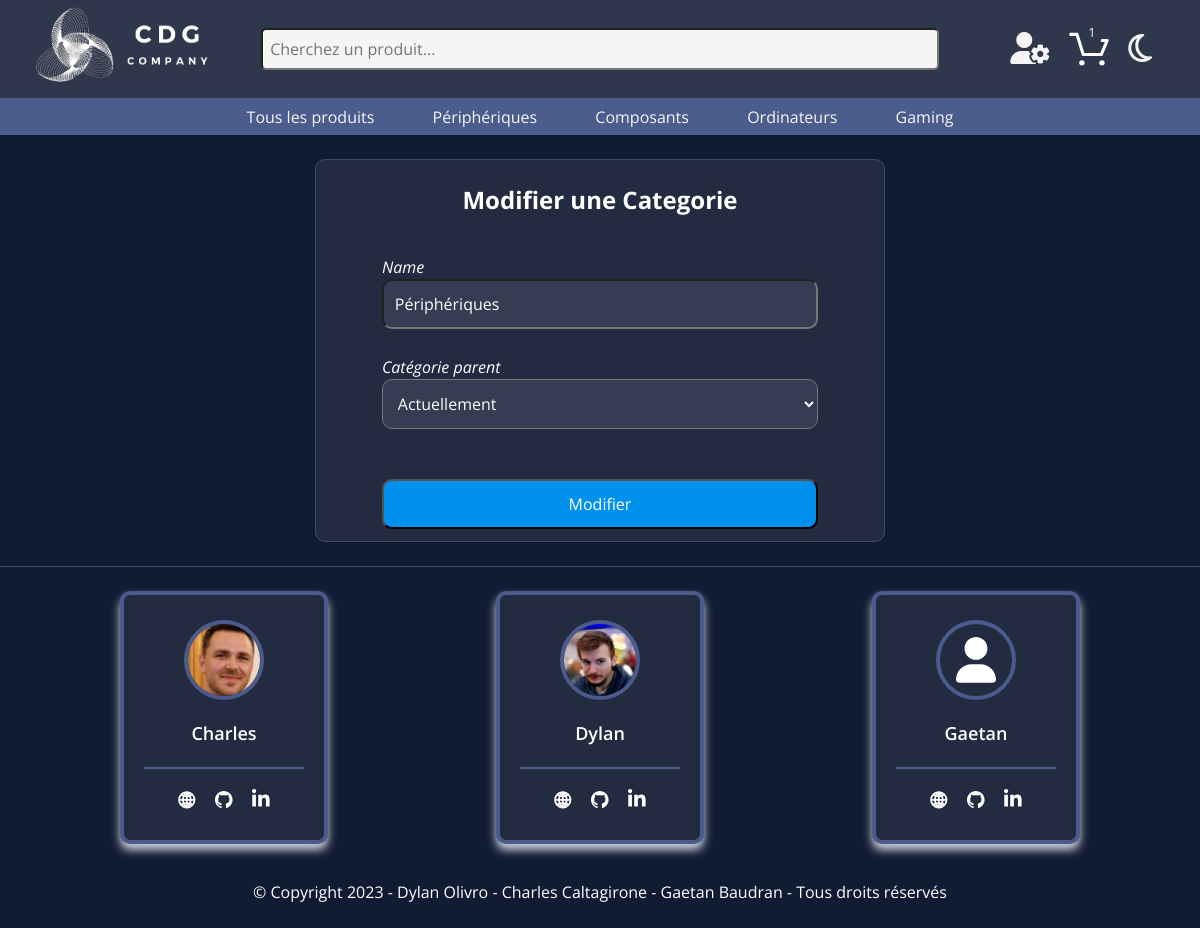
/php/user/modifyCategories.php?id=1 (signed in), run on the app's committed database.
### tables this page shows
CREATE TABLE IF NOT EXISTS `category` (
  `id` int NOT NULL AUTO_INCREMENT,
  `name` varchar(255) NOT NULL,
  `id_parent` int NOT NULL,
  PRIMARY KEY (`id`)
);

### php/include/required.php (called while the page is built, shortened)
<?php
function getURL()
{
    if (isset($_SERVER['HTTPS']) && $_SERVER['HTTPS'] === 'on')
        $url = "https";
    else {
        $url = "http";
    }
    $url .= "://";
    $url .= $_SERVER['HTTP_HOST'];
    $url .= $_SERVER['REQUEST_URI'];
    $splitURL = explode('boutique-en-ligne', $url);
    $splitURL2 = explode('/', $splitURL[1]);
    return [$splitURL, $splitURL2];
}
if (getURL()[0][1] === '/index.php' || getURL()[0][1] === '/') {
    require_once('./php/include/bdd.php');
    require_once('./php/include/function.php');
    require_once('./php/class/user.php');
    require_once('./php/class/address.php');
    require_once('./php/class/image.php');
    require_once('./php/class/product.php');
    require_once('./php/class/category.php');
    require_once('./php/class/cart.php');
    require_once('./php/class/order.php');
} else {
    if (getURL()[1][2] === 'user') {
        require_once('../include/bdd.php');
        require_once('../include/function.php');
        require_once('../class/user.php');
        require_once('../class/address.php');
        require_once('../class/image.php');
        require_once('../class/product.php');
        require_once('../class/category.php');
        require_once('../class/cart.php');
        require_once('../class/order.php');
    } else {
        require_once('./include/bdd.php');
        require_once('./class/category.php');
    }
}

### php/class/category.php (called while the page is built, shortened)
<?php
class Category
{
    public $id;
    public function __construct($id, $name, $id_parent)
    {
        $this->id = $id;
    }
    public function returnAllCategories($bdd)
    {
        $request = $bdd->prepare('SELECT * FROM category');
        $request->execute();
        $result = $request->fetchAll(PDO::FETCH_OBJ);
        return $result;
    }
    public function returnCategory($bdd)
    {
        $request = $bdd->prepare('SELECT * FROM category WHERE category.id = :id');
        $request->execute(['id' => $this->id]);
        $result = $request->fetch(PDO::FETCH_OBJ);
        return $result;
    }
}

### php/user/modifyCategories.php (the view, shortened to what this page needs)
<?php require_once('../include/required.php');
$category = new Category($_GET['id'], null, null);
$result = $category->returnCategory($bdd);
$result_cat = $category->returnAllCategories($bdd);
?>
<!DOCTYPE html>
<html lang="en">
<head>
    <?php require_once('../include/head.php'); ?>
    <link rel="stylesheet" href="../../css/modifyCategories.css">
</head>
<body>
    <?php require_once('../include/header.php'); ?>
    <main>
        <section id="container">
            <div class="MainContent">
                <form action="" method="post" id="FormCategories">
                    <h3>Modifier une Categorie</h3>
                    <label for="nameCategory" class="FormChild">Name</label>
                    <input type="text" name="nameCategory" id="nameCategory" class="FormChild" value="<?= htmlspecialchars($result->name) ?>">
                    <label for="idParent" class="FormChild">Catégorie parent</label>
                    <select name="idParent" id="idParent" class="FormChild">
                        <option value="<?= $result->id_parent ?>">Actuellement</option>
                    </select>
                    <p id="messageCategories" class="FormChild"></p>
                    <input type="submit" name="submit" id="submit" class="FormChild" value="Modifier">
                </form>
            </div>
        </section>
    </main>
    <?php require_once('../include/footer.php') ?>
</body>
</html>

### php/include/header.php (shortened to what this page needs)
<?php
if (getURL()[0][1] === '/index.php' || getURL()[0][1] === '/') {
    includeHeader($bdd, './', './php/', './');
} else {
    if (getURL()[1][2] === 'user') {
        includeHeader($bdd, '../../', '../', '../../');
    } else {
        includeHeader($bdd, '../', './', '../');
    }
}
function includeHeader($bdd, $index, $url, $image)
{
    $returnCategoryParent = $bdd->prepare('SELECT * FROM category WHERE id_parent = 0');
    $returnCategoryParent->execute();
    $resultCategoryParent = $returnCategoryParent->fetchAll(PDO::FETCH_OBJ);
?>
    <header id="allHeader">
        <div class="sectionNav" id="sectionNav">
            <nav class="navTop">
                <div class="logo">
                    <a href="<?= $index ?>index.php">
                        <img src="<?= $image ?>assets/logo-blanc.png" id="logoImg" alt="">
                    </a>
                </div>
                <div class="searchBarDiv">
                    <form action="" method="get" role="search">
                        <input type="text" id="searchBar" name="searchBar" type="text" placeholder="Cherchez un produit..." aria-label="Search" autocomplete="off">
                    </form>
                </div>
                <div class="iconNavDiv">
                    <span class="iconNav userIcon">
                        <?= isset($_SESSION['user']) && (int)$_SESSION['user']->user_role !== 0 ? '<i class="fa-solid fa-user-gear"></i>' : '<i class="fa-solid fa-user"></i>';
                        ?>
                    </span>
                    <span id="cartSpan" class="iconNav cartSpan">
                        <a href="<?= $url ?>cartPage.php">
                            <?php
                            if (isset($_SESSION['user'])) {
                                $numberCart = $bdd->prepare('SELECT SUM(cart_quantity) AS sumQuantity FROM carts WHERE user_id = :user_id');
                                $numberCart->execute(["user_id" => $_SESSION['user']->user_id]);
                                $numberCartResult = $numberCart->fetch(PDO::FETCH_OBJ);
                            ?>
                                <span id="sumQuantity">
                                    <?php
                                    if ($numberCartResult->sumQuantity > 10) {
                                        echo "10+";
                                    } else {
                                        echo $numberCartResult->sumQuantity;
                                    }
                                    ?>
                                </span>
                                <?php
                            }
                            ?>
                        </a>
                    </span>
                    <span class="iconNav" id="darkMode" onclick="themeToggle()"><i class="fa-regular fa-moon" id="darkModeIcon"></i></span>
                </div>
            </nav>
        </div>
        <nav class="categoriesNav" id="categoriesNav">
            <div class="categoriesUlDiv" id="categoriesUlDiv">
                <ul class="categoriesUl">
                    <li class="">
                        <a href="<?= $url ?>itemFilter.php" class="">Tous les produits</a>
                    </li>
                    <?php
                    foreach ($resultCategoryParent as $key) {
                    ?>
                        <li class="dropdown" id="">
                            <a class="" href="<?= $url ?>itemFilter.php?categoryParent=<?= $key->id ?>" role="button" data-bs-toggle="" aria-expanded="false">
                                <?= htmlspecialchars($key->name); ?>
                            </a>
                        </li>
                    <?php
                    }
                    ?>
                </ul>
            </div>
        </nav>
    </header>
<?php
}

### css/header.css (style rules this page uses)
:root { --background-color: #111b33; --section-color: #1d273d; --div-color: #232b41; --nav-color: #2f374c; --border-color: #444b5d; --input-color: #343d51; --button-color: #0091ee; --text-input-color: #90949b; --price-color: #f75b5b; --stock-color: #38b76e; --stockLimite-color: #ea8013; --main-color: #005078; --second-color: #007cb8; }
* { margin: 0; padding: 0; box-sizing: border-box; font-family: "Open Sans", sans-serif; }
html { scroll-behavior: smooth; }
body { line-height: 1.5; }
i, button { cursor: pointer; }
button, input, optgroup, select, textarea { margin: 0; font-family: inherit; font-size: inherit; line-height: inherit; }
#allHeader { color: whitesmoke; }
#allHeader a { color: whitesmoke; }
main { max-width: 1920px; margin: auto; background-color: var(--background-color); display: flex; flex-direction: column; align-items: center; }
.iconNavDiv { display: flex; align-items: center; width: 20%; justify-content: end; }
.iconNav { padding: 7px; cursor: pointer; }
#logoImg { height: 80px; }
.logo { width: 20%; }
.sectionNav { display: flex; justify-content: center; width: 100%; background-color: var(--nav-color); padding: 0.5%; }
.navTop { width: 95%; display: flex; justify-content: space-between; align-items: center; }
#searchBar { width: 100%; border-radius: 5px; padding: 1%; background-color: whitesmoke; }
.navTop i, .iconBurger { font-size: 2em; padding: 0 5px; }
.navTop a { color: #000; }
.dropdown { position: relative; display: inline-block; }
.categoriesUl li { padding: 0.5%; list-style: none; }
.categoriesUl a { text-decoration: none; color: white; }
.categoriesNav { background-color: #4b5d8d; width: 100%; display: flex; justify-content: center; }
.categoriesUlDiv { width: 60%; }
.searchBarDiv { width: 60%; position: relative; }
#cartSpan { position: relative; padding-bottom: 0; }
#cart-icon { width: 2.5em; }
#sumQuantity { color: whitesmoke; position: absolute; top: 0; left: 55%; transform: translateX(-50%); font-size: 0.8rem; }
.categoriesUl { display: flex; justify-content: space-between; padding: 3px; }
.userIcon { position: relative; display: inline-block; }

### css/modifyCategories.css (style rules this page uses)
#container { display: flex; justify-content: center; width: 95%; margin: 2% 0; }
.MainContent { display: flex; width: 50%; }
#FormCategories { background-color: var(--div-color); border-radius: 10px; border: 1px solid var(--border-color); display: flex; width: 100%; flex-direction: column; align-items: center; padding: 2%; }
#FormCategories h3 { font-size: 1.5rem; color: #fff; text-align: center; margin: 2% 0; }
.FormChild { width: 80%; border-radius: 10px; outline: none; height: 50px; }
#FormCategories label { color: white; display: flex; align-items: end; font-style: italic; }
#FormCategories input, #FormCategories select { padding: 2%; background-color: var(--input-color); color: #fff; }
#idParent { padding-top: 0 !important; padding-bottom: 0 !important; }
#messageCategories { color: #ffa938; display: flex; align-items: center; font-size: 0.8rem; }
#submit { padding: 0 !important; background-color: var(--button-color) !important; cursor: pointer; }

### data on the page
category: name "Périphériques", nameCategory "Périphériques"
category: name "Composants"
category: name "Ordinateurs"
category: name "Gaming"

### other printed values
$numberCartResult->sumQuantity "1"
